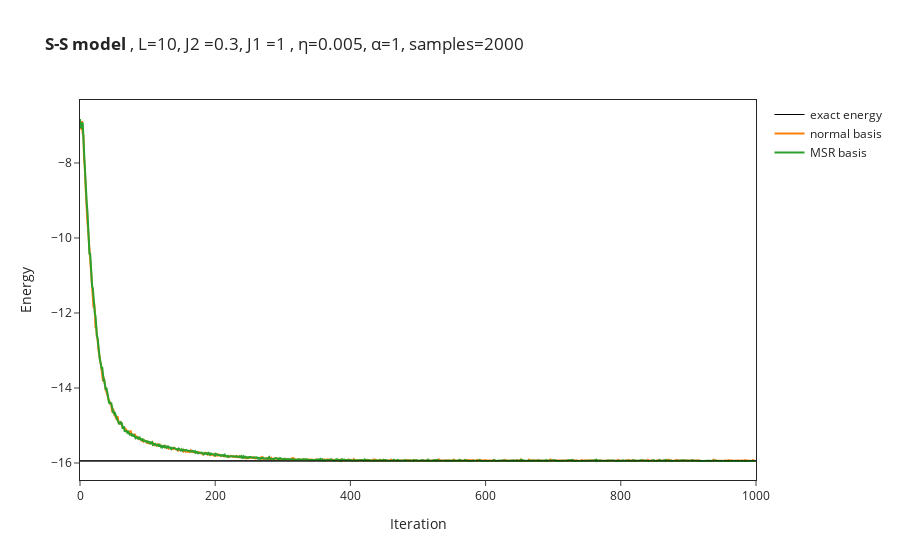

Notebook cell for this chart:
### Code cell
# import the data from log file
OUT_NAME_suffixless=OUT_NAME
data = []
for i in range(no_of_runs):
    data.append(json.load(open(OUT_NAME_suffixless+str(i)+".log")))
names = ["normal basis","MSR basis"]
if type(data[0]["Energy"]["Mean"]) == dict: #DTYPE in (np.complex128, np.complex64):#, np.float64):# and False:
    energy_convergence = [data[i]["Energy"]["Mean"]["real"] for i in range(no_of_runs)]
    # symmetry = [data[i]["symmetry"]["Mean"]["real"] for i in range(no_of_runs-run_only_2)]
else:
    energy_convergence = [data[i]["Energy"]["Mean"] for i in range(no_of_runs)]
    # symmetry = [data[i]["symmetry"]["Mean"] for i in range(no_of_runs-run_only_2)]
for i in range(no_of_runs):
    figure.add_trace(go.Scatter(
        x=data[i]["Energy"]["iters"], y=energy_convergence[i],
        name=names[i]
    ))
    # figure.add_trace(go.Scatter(
    #     x=data[i]["Energy"]["iters"], y=symmetry[i],
    #     name=names[i]+"_swap"
    # ))

figure.update_layout(xaxis_title="Iteration",yaxis_title="Energy")
figure.show()

### Figure 1 — Plotly figure (JSON) as saved in the notebook; plotly's stock layout.template omitted (floating-point values rounded to 4 significant figures; data arrays with more than 128 entries replaced by an {"elided": "..."} marker saying what was removed)
{"data": [{"line": {"color": "#000000", "width": 1}, "mode": "lines", "name": "exact energy", "type": "scatter", "x": [0, 1000], "y": [-15.94, -15.94]}, {"name": "normal basis", "type": "scatter", "x": {"elided": "1000 int values"}, "y": {"elided": "1000 float values"}}, {"name": "MSR basis", "type": "scatter", "x": {"elided": "1000 int values"}, "y": {"elided": "1000 float values"}}], "layout": {"shapes": [{"line": {"width": 1}, "opacity": 1, "type": "line", "x0": 0, "x1": 1, "xref": "x domain", "y0": -15.94, "y1": -15.94, "yref": "y"}], "title": {"text": "<b>S-S model </b>, L=10, J2 =0.3, J1 =1 , η=0.005, α=1, samples=2000"}, "xaxis": {"mirror": true, "showline": true, "title": {"text": "Iteration"}}, "yaxis": {"mirror": true, "showline": true, "title": {"text": "Energy"}}}}
